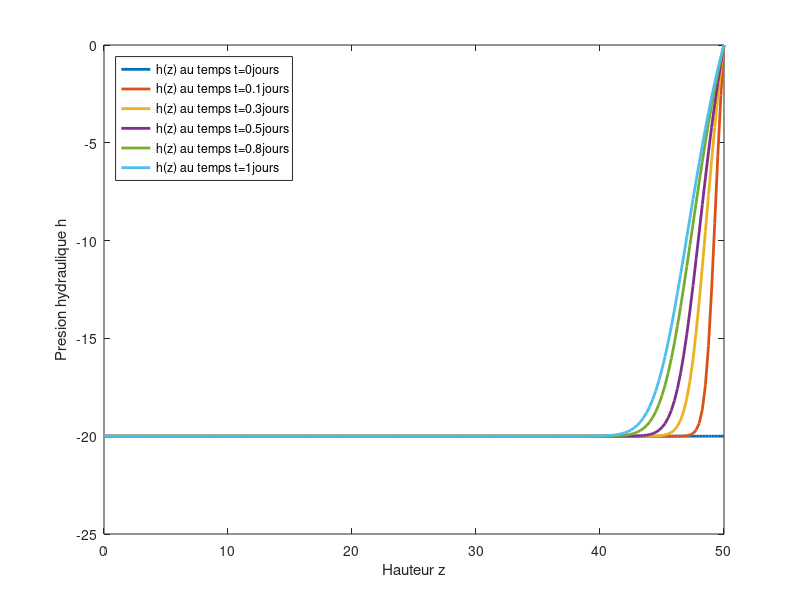
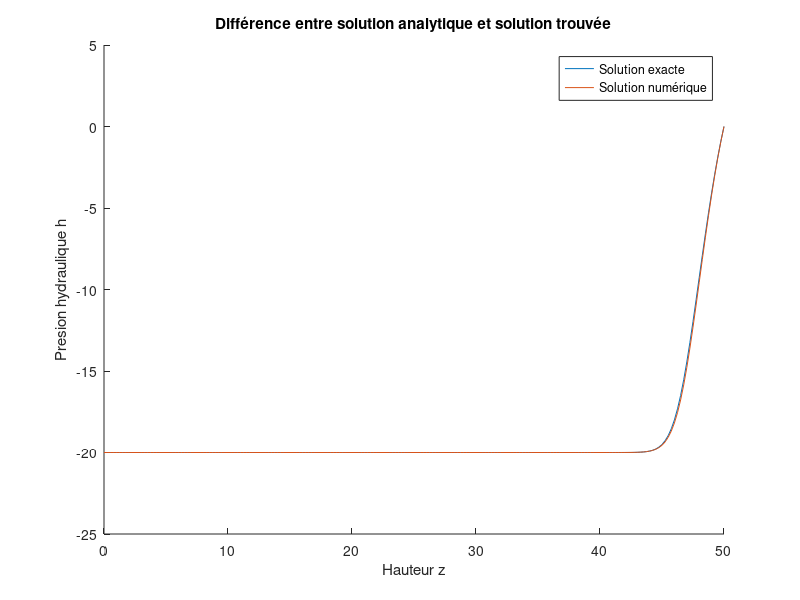
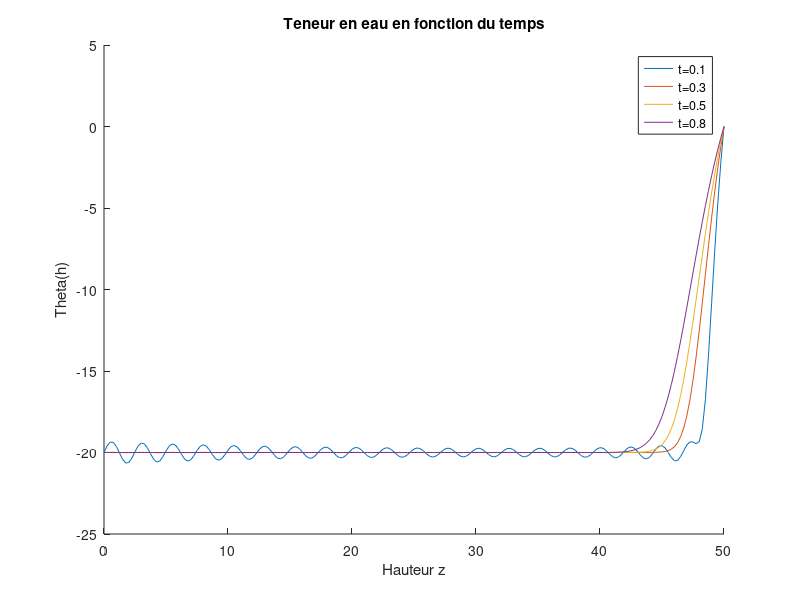

Source code (MATLAB) for these figures, in order:
% Résolution par un schéma au différences finies explicite, du problème suivant :
%
%  Ks*d/dz(Kr*d/dz(Phi)) = d/dt(Teta)
%
% z = déplacement 1D (vertical)
% h = pression hydraulique
% Phi = h+z ; Charge hydraulique
% Ks = cst ; conductivité hydrolique d'un sol saturé
% Kr(h) = exp(alpha*h) ; conductivité hydrolique d'un sol non saturé
% alpha = cst ;  paramètre dépendant du type de sol
% Teta(h) = tetad + (tetas - tetad)Kr(h) ; teneur en eau
% tetad = cst ;  teneur en eau pour un sol sec
% tetas = cst ;  teneur en eau pour un sol saturé

clear; close all;


Tf = 1; % temps final en jour
N = 100; % Nombre de subdivision de l'intervalle de temps [0;TF]
L = 50; % Limite de l'espace considéré en m
J = 200; % Nombre de subdivision de l'intervalle en espace [0;L]

dz=L/J; % Pas d'espace
z=dz*[1:J-1];

dt=Tf/N;
t=dt*[1:N-1];


h = zeros(J+1,N+1); % Pression hydraulique
hd = -20; % Pression hydraulique d'un sol sec
h(:,1)= hd*ones(J+1,1); % Condition initiale
h_0=hd*ones(1,N); % Condition au bord h(0,t) avec t>0
h(1,2:N+1)=h_0;
h_L=zeros(1,N); % Condition au bord h(L,t) avec t>0
h(J+1,2:N+1)=h_L;

Phi = zeros(J+1,N+1);
Phi(:,1)= h(:,1) + transpose([0,z,L]);
Phi_0=hd*ones(1,N);
Phi(1,2:N+1)=Phi_0;
Phi_L=zeros(1,N) + L*ones(1,N);
Phi(J+1,2:N+1)=Phi_L;


Ks = 0.1 ; % m/Jour
alpha = 0.1 ; % m^-1
Kr = @(h) exp(alpha*h) ;
tetad = 0.15 ;
tetas = 0.45 ;
Teta = @(h) tetad + (tetas - tetad)*Kr(h);
dTeta = @(h) alpha*(tetas - tetad)*Kr(h); % Dérivée de Teta en fonction de h

beta = (Ks*dt)/(dz^2); % Pour alléger l'écriture



temps = cputime;
for n=1:N

    h_n = h(:,n); % Vecteur de la pression en tout point de l'espace au temps n

    % Calcul des vecteurs K_r+, K_r- et dTeta à chaque étape temporelle
    hm_p = 0.5*(h_n(2:J)+h_n(3:J+1)); % 0.5(h_j + h_j+1)
    hm_m = 0.5*(h_n(2:J)+h_n(1:J-1)); % 0.5(h_j + h_j+1)

    Kr_p = Kr(hm_p);
    Kr_m = Kr(hm_m);

    cTeta = 1./dTeta(h_n(2:J));

    % Construction de la matrice tridiagonale du système linéaire
    a = -beta * cTeta .* Kr_m;
    b = 1 + beta * cTeta .* (Kr_m + Kr_p);
    c = -beta * cTeta .* Kr_p;
    A = spdiags([[a(2:end);0], b, [0;c(1:end-1)]],[-1,0,1],J-1,J-1);

    % Construction du second membre du système linéaire (avec conditions aux bords)
    B = Phi(2:J,n);
    B(1) = B(1) + beta*cTeta(1)*Kr_m(1)*Phi(1,n+1);
    B(J-1) = B(J-1) + beta*cTeta(J-1)*Kr_p(J-1)*Phi(J+1,n+1);

    % Résolution du système linéaire par l'algorithme de Thomas
    Phi(2:J,n+1) = A\B;

    % Calcul de h à l'étape n+1
    h(2:J,n+1) = Phi(2:J,n+1) - z';

end

disp(["Temps d'execution :",num2str(cputime-temps)]);

tz=[0,z,L];
t=[0,t,Tf];
%[T,Z]=meshgrid(t,tz);

figure(1);
plot(tz,h(:,1),"Linewidth",2,tz,h(:,round(0.1*N)),"Linewidth",2,tz,h(:,round(0.3*N)),"Linewidth",2,...
      tz,h(:,round(0.5*N)),"Linewidth",2,tz,h(:,round(0.8*N)),"Linewidth",2,tz,h(:,N),"Linewidth",2);
xlabel("Hauteur z");
ylabel("Presion hydraulique h");
legend(["h(z) au temps t=",num2str(0),"jours"],["h(z) au temps t=",num2str(round(Tf)/10),"jours"],...
       ["h(z) au temps t=",num2str(round(3*Tf)/10),"jours"],["h(z) au temps t=",num2str(round(5*Tf)/10),"jours"],...
       ["h(z) au temps t=",num2str(round(8*Tf)/10),"jours"],["h(z) au temps t=",num2str(Tf),"jours"],'Location','northwest');



%% Solution analytique
% Calcul de la solution exacte
nbTermes = 40;
tt = [0.1,0.3,0.5,0.8,1]*Tf;
hex = zeros(J+1,length(tt)); % solution exacte

epsilon = exp(alpha*hd);
c = alpha*(tetas - tetad)/Ks;
lambda_k = @(k) pi/L*k;
mu_k = @(k) 1/c*(alpha^2/4 + lambda_k(k)^2);

for j=1:length(tt);
  t = tt(j);
  for i=1:length(tz)
    serie=0; z=tz(i);
    for k=1:nbTermes
      serie = serie + (-1)^k*lambda_k(k)/mu_k(k)*sin(lambda_k(k)*z)*exp(-mu_k(k)*t);
    end
    hbar = (1-epsilon)*exp(alpha/2*(L-z))*(sinh(alpha/2*z)/sinh(alpha/2*L) + 2/(L*c)*serie);
    hex(i,j) = 1/alpha*log(hbar+epsilon);
  end
end

% Erreur et visualisation de la solution
erreur = norm(hex(:,3) - h(:,round(0.5*N)))/norm(hex(:,3));
disp(["Erreur relative au temps t = ", num2str(t)]); disp(erreur);

figure(2); hold on;
plot(tz,hex(:,3));
plot(tz,h(:,round(0.5*N)));
hold off;
xlabel("Hauteur z");
ylabel("Presion hydraulique h");
title("Différence entre solution analytique et solution trouvée");
legend("Solution exacte","Solution numérique");

figure(3); hold on;
% plot(tz,Teta(h(:,round(0.5*N))),"Linewidth",2);
plot(tz,hex(:,1));
plot(tz,hex(:,2));
plot(tz,hex(:,3));
plot(tz,hex(:,4));
xlabel("Hauteur z");
ylabel("Theta(h)");
legend(["t=",num2str(round(1*Tf)/10)],["t=",num2str(round(3*Tf)/10)],["t=",num2str(round(5*Tf)/10)],["t=",num2str(round(8*Tf)/10)]);
title("Teneur en eau en fonction du temps");
